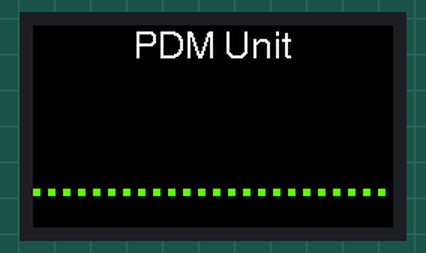
Recording of a program running on a simulated ESP32. On the bench: 240×135 colour display. I2S audio is not simulated (input reads silence); what the program prints to the serial monitor is not drawn.

Above: at 0.3 s.

The program:

main.cpp
```cpp
/*
    Description: Read the microphone data of the PDM Unit and display the audio
   frequency spectrum. Note: Remove the M5GO base when using this example,
   otherwise it will not work properly,PDM Unit connected PORT-A
*/

#include <M5StickCPlus.h>
#include <driver/i2s.h>

#include "fft.h"

#define PIN_CLK 0
#define PIN_DATA 34

#define MODE_MIC 0

TFT_eSprite DisFFTbuff = TFT_eSprite(&M5.Lcd);
static QueueHandle_t fftvalueQueue = nullptr;
static QueueHandle_t i2sstateQueue = nullptr;

void header(const char *string, uint16_t color)
{
    M5.Lcd.fillScreen(color);
    M5.Lcd.setTextSize(1);
    M5.Lcd.setTextColor(WHITE, BLACK);
    M5.Lcd.fillRect(0, 0, 320, 20, BLACK);
    M5.Lcd.setTextDatum(TC_DATUM);
    M5.Lcd.drawString(string, 120, 3, 4);
}

typedef struct
{
    uint8_t state;
    void *audioPtr;
    uint32_t audioSize;
} i2sQueueMsg_t;

bool InitI2SSpakerOrMic(int mode)
{
    //    i2s_driver_uninstall(I2S_NUM_0);
    i2s_config_t i2s_config = {
        .mode = (i2s_mode_t)(I2S_MODE_MASTER),
        .sample_rate = 44100,
        .bits_per_sample =
            I2S_BITS_PER_SAMPLE_16BIT, // is fixed at 12bit, stereo, MSB
        .channel_format = I2S_CHANNEL_FMT_ONLY_RIGHT,
        .communication_format = I2S_COMM_FORMAT_STAND_I2S,
        .intr_alloc_flags = ESP_INTR_FLAG_LEVEL1,
        .dma_buf_count = 2,
        .dma_buf_len = 128,
    };
    if (mode == MODE_MIC)
    {
        i2s_config.mode =
            (i2s_mode_t)(I2S_MODE_MASTER | I2S_MODE_RX | I2S_MODE_PDM);
    }

    // Serial.println("Init i2s_driver_install");
    i2s_driver_install(I2S_NUM_0, &i2s_config, 0, NULL);
    i2s_pin_config_t pin_config;
#if (ESP_IDF_VERSION > ESP_IDF_VERSION_VAL(4, 3, 0))
    pin_config.mck_io_num = I2S_PIN_NO_CHANGE;
#endif
    pin_config.bck_io_num = I2S_PIN_NO_CHANGE;
    pin_config.ws_io_num = PIN_CLK;
    pin_config.data_out_num = I2S_PIN_NO_CHANGE;
    pin_config.data_in_num = PIN_DATA;

    // Serial.println("Init i2s_set_pin");
    i2s_set_pin(I2S_NUM_0, &pin_config);
    // Serial.println("Init i2s_set_clk");
    i2s_set_clk(I2S_NUM_0, 44100, I2S_BITS_PER_SAMPLE_16BIT, I2S_CHANNEL_MONO);

    return true;
}

static void i2sMicroFFTtask(void *arg)
{
    uint8_t FFTDataBuff[128];
    uint8_t FFTValueBuff[24];
    uint8_t New_data[24];
    uint8_t *microRawData = (uint8_t *)calloc(2048, sizeof(uint8_t));
    size_t bytesread;
    int16_t *buffptr;
    double data = 0;
    float adc_data;
    uint16_t ydata;
    uint32_t subData;
    float avg = 0;
    float final_avg = 0;

    uint8_t state = MODE_MIC;
    i2sQueueMsg_t QueueMsg;

    int previousDataMillis = 0;

    uint16_t cnt = 0;

    while (1)
    {
        unsigned long currentMillis = millis(); // Check current time

        if (currentMillis - previousDataMillis >= 50)
        {
            previousDataMillis = currentMillis;
            if (xQueueReceive(i2sstateQueue, &QueueMsg, (TickType_t)0) == pdTRUE)
            {
                // Serial.println("Queue Now");
                if (QueueMsg.state == MODE_MIC)
                {
                    InitI2SSpakerOrMic(MODE_MIC);
                    state = MODE_MIC;
                }
            }
            else if (state == MODE_MIC)
            {
                fft_config_t *real_fft_plan =
                    fft_init(1024, FFT_REAL, FFT_FORWARD, NULL, NULL);
                i2s_read(I2S_NUM_0, (char *)microRawData, 2048, &bytesread,
                         (100 / portTICK_RATE_MS));
                buffptr = (int16_t *)microRawData;

                for (int count_n = 0; count_n < real_fft_plan->size; count_n++)
                {
                    adc_data = (float)map(buffptr[count_n], INT16_MIN, INT16_MAX,
                                          -2000, 2000);
                    real_fft_plan->input[count_n] = adc_data;
                }
                fft_execute(real_fft_plan);

                for (int count_n = 1; count_n < real_fft_plan->size / 4;
                     count_n++)
                {
                    data = sqrt(real_fft_plan->output[2 * count_n] *
                                    real_fft_plan->output[2 * count_n] +
                                real_fft_plan->output[2 * count_n + 1] *
                                    real_fft_plan->output[2 * count_n + 1]);
                    if ((count_n - 1) < 128)
                    {
                        data = (data > 2000) ? 2000 : data;
                        ydata = map(data, 0, 2000, 0, 255);
                        FFTDataBuff[128 - count_n] = ydata;
                    }
                }

                for (int count = 0; count < 24; count++)
                {
                    subData = 0;
                    for (int count_i = 0; count_i < 5; count_i++)
                    {
                        subData += FFTDataBuff[count * 5 + count_i];
                    }
                    subData /= 5;
                    FFTValueBuff[count] = map(subData, 0, 255, 0, 8);
                    New_data[count] = map(subData, 0, 255, 0, 100);
                }

                for (int n = 0; n < 24; ++n)
                {
                    avg += New_data[n];
                    // Serial.print(String(New_data[n]) + " ");
                }
                // Serial.println("");

                avg = avg / 24;

                final_avg += avg;

                Serial.println(avg);
                // Serial.println(final_avg);

                if (cnt == 100)
                {
                    cnt = 0;
                    final_avg = final_avg / 100;
                    Serial.println("AVG = " + String(final_avg));
                    final_avg = 0;
                }
                else
                {
                    cnt++;
                }

                xQueueSend(fftvalueQueue, (void *)&FFTValueBuff, 0);
                fft_destroy(real_fft_plan);
                // Serial.printf("mmp\r\n");
            }
            else
            {
                delay(10);
            }
        }
    }
}

void microPhoneSetup()
{
    fftvalueQueue = xQueueCreate(5, 24 * sizeof(uint8_t));
    if (fftvalueQueue == 0)
    {
        return;
    }

    i2sstateQueue = xQueueCreate(5, sizeof(i2sQueueMsg_t));
    if (i2sstateQueue == 0)
    {
        return;
    }

    InitI2SSpakerOrMic(MODE_MIC);
    xTaskCreatePinnedToCore(i2sMicroFFTtask, "microPhoneTask", 4096, NULL, 3,
                            NULL, 0);

    DisFFTbuff.createSprite(240, 54);
}

void MicroPhoneFFT()
{
    uint8_t FFTValueBuff[24];
    xQueueReceive(fftvalueQueue, (void *)&FFTValueBuff, portMAX_DELAY);
    DisFFTbuff.fillRect(0, 0, 240, 54, DisFFTbuff.color565(0x00, 0x00, 0x00));
    uint32_t colorY = DisFFTbuff.color565(0xff, 0x9c, 0x00);
    uint32_t colorG = DisFFTbuff.color565(0x66, 0xff, 0x00);
    uint32_t colorRect;
    for (int x = 0; x < 24; x++)
    {
        for (int y = 0; y < 9; y++)
        {
            if (y < FFTValueBuff[23 - x])
            {
                colorRect = colorY;
            }
            else if (y == FFTValueBuff[23 - x])
            {
                colorRect = colorG;
            }
            else
            {
                continue;
            }
            DisFFTbuff.fillRect(x * 10, 54 - y * 7 - 5, 5, 5, colorRect);
        }
    }
    DisFFTbuff.pushSprite(0, 60);
}

void setup()
{
    Serial.begin(115200);
    M5.begin(true, true, false);
    Wire.begin(32, 33);
    M5.Lcd.setRotation(3);
    header("PDM Unit", BLACK);
    microPhoneSetup();
}

void loop()
{
    MicroPhoneFFT();

}
```

fft.h
```cpp
// (licence header left out)
#ifndef __FFT_H__
#define __FFT_H__

typedef enum { FFT_REAL, FFT_COMPLEX } fft_type_t;

typedef enum { FFT_FORWARD, FFT_BACKWARD } fft_direction_t;

#define FFT_OWN_INPUT_MEM  1
#define FFT_OWN_OUTPUT_MEM 2

typedef struct {
    int size;                   // FFT size
    float *input;               // pointer to input buffer
    float *output;              // pointer to output buffer
    float *twiddle_factors;     // pointer to buffer holding twiddle factors
    fft_type_t type;            // real or complex
    fft_direction_t direction;  // forward or backward
    unsigned int flags;         // FFT flags
} fft_config_t;

fft_config_t *fft_init(int size, fft_type_t type, fft_direction_t direction,
                       float *input, float *output);
void fft_destroy(fft_config_t *config);
void fft_execute(fft_config_t *config);
void fft(float *input, float *output, float *twiddle_factors, int n);
void ifft(float *input, float *output, float *twiddle_factors, int n);
void rfft(float *x, float *y, float *twiddle_factors, int n);
void irfft(float *x, float *y, float *twiddle_factors, int n);
void fft_primitive(float *x, float *y, int n, int stride,
                   float *twiddle_factors, int tw_stride);
void split_radix_fft(float *x, float *y, int n, int stride,
                     float *twiddle_factors, int tw_stride);
void ifft_primitive(float *input, float *output, int n, int stride,
                    float *twiddle_factors, int tw_stride);
void fft8(float *input, int stride_in, float *output, int stride_out);
void fft4(float *input, int stride_in, float *output, int stride_out);

#endif  // __FFT_H__
```

Source omitted: fft.cpp (19222 bytes)
